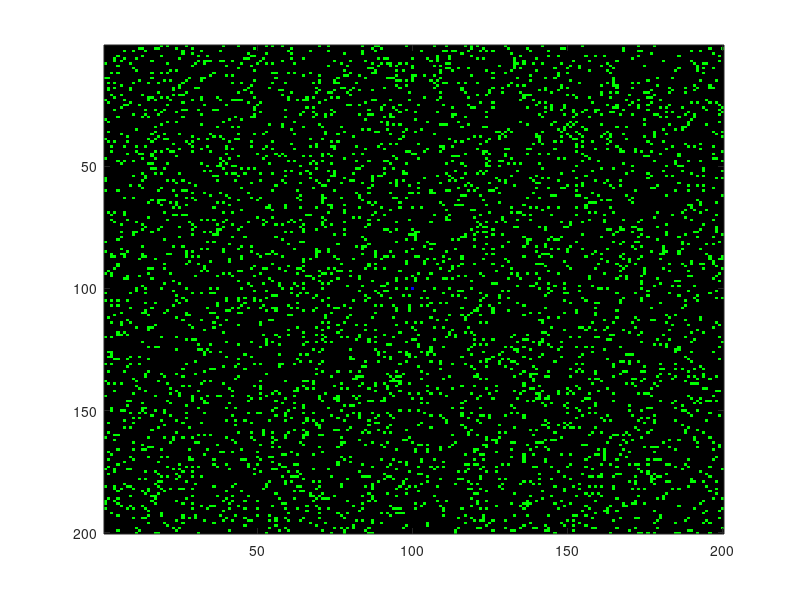

Here is the MATLAB script that generated this plot: (Note: this script raises an error after producing the figure.)
%diffusion + dla
clear all
clf
nx=200; %must be divisible by 4
ny=200;
z=zeros(nx,ny);
o=ones(nx,ny);
sand = z ;
sandNew = z;
sum = z;
gnd = z;
gnd(nx/2,ny/2) = 1 ;
sand = rand(nx,ny)<.1;
imh = image(cat(3,z,sand,gnd));
set(imh, 'erasemode', 'none')
axis equal
axis tight

for i=1:10000
 p=mod(i,2); %margolis neighborhood
 
 %upper left cell update
 xind = [1+p:2:nx-2+p];
 yind = [1+p:2:ny-2+p];
 %random velocity choice
 vary = rand(nx,ny)<.5 ;
 vary1 = 1-vary;

 %diffusion rule -- margolus neighborhood
 %rotate the 4 cells to randomize velocity
 sandNew(xind,yind) = ...
 vary(xind,yind).*sand(xind+1,yind) + ... %cw
 vary1(xind,yind).*sand(xind,yind+1) ; %ccw

 sandNew(xind+1,yind) = ...
 vary(xind,yind).*sand(xind+1,yind+1) + ...
 vary1(xind,yind).*sand(xind,yind) ;

 sandNew(xind,yind+1) = ...
 vary(xind,yind).*sand(xind,yind) + ...
 vary1(xind,yind).*sand(xind+1,yind+1) ;

 sandNew(xind+1,yind+1) = ...
 vary(xind,yind).*sand(xind,yind+1) + ...
 vary1(xind,yind).*sand(xind+1,yind) ;

 sand = sandNew;

 %for every sand grain see if it near the fixed, sticky cluster
 sum(2:nx-1,2:ny-1) = gnd(2:nx-1,1:ny-2) + gnd(2:nx-1,3:ny) + ...
 gnd(1:nx-2, 2:ny-1) + gnd(3:nx,2:ny-1) + ...
 gnd(1:nx-2,1:ny-2) + gnd(1:nx-2,3:ny) + ...
 gnd(3:nx,1:ny-2) + gnd(3:nx,3:ny);

 %add to the cluster
 gnd = ((sum>0) & (sand==1)) | gnd ;
 %and eliminate the moving particle
 sand(find(gnd==1)) = 0;

 set(imh, 'cdata', cat(3,gnd,gnd,(sand==1)) );
 drawnow
end 
